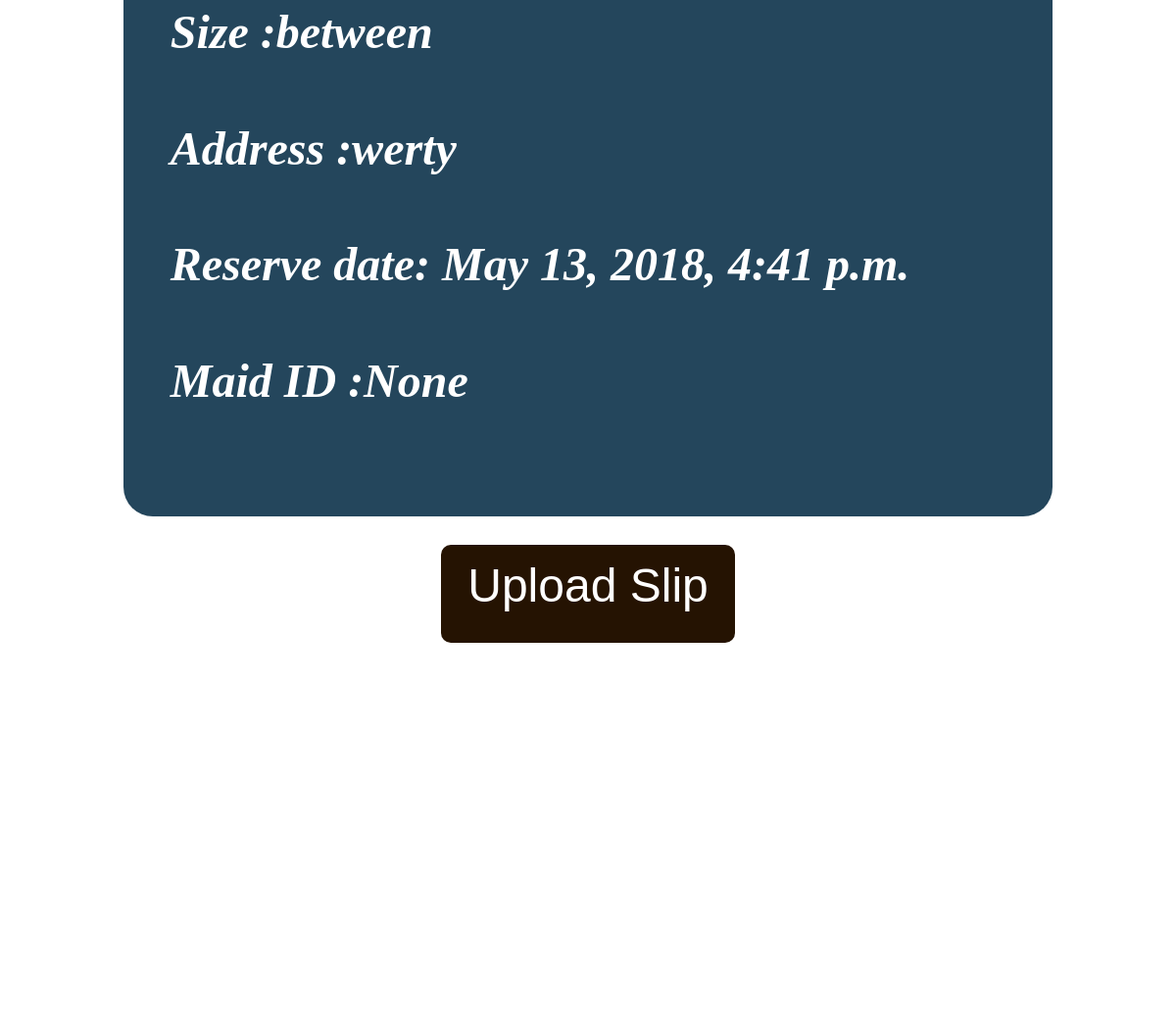
Before: /app/detail_reserve/ (signed in, lower part) with the older database file.
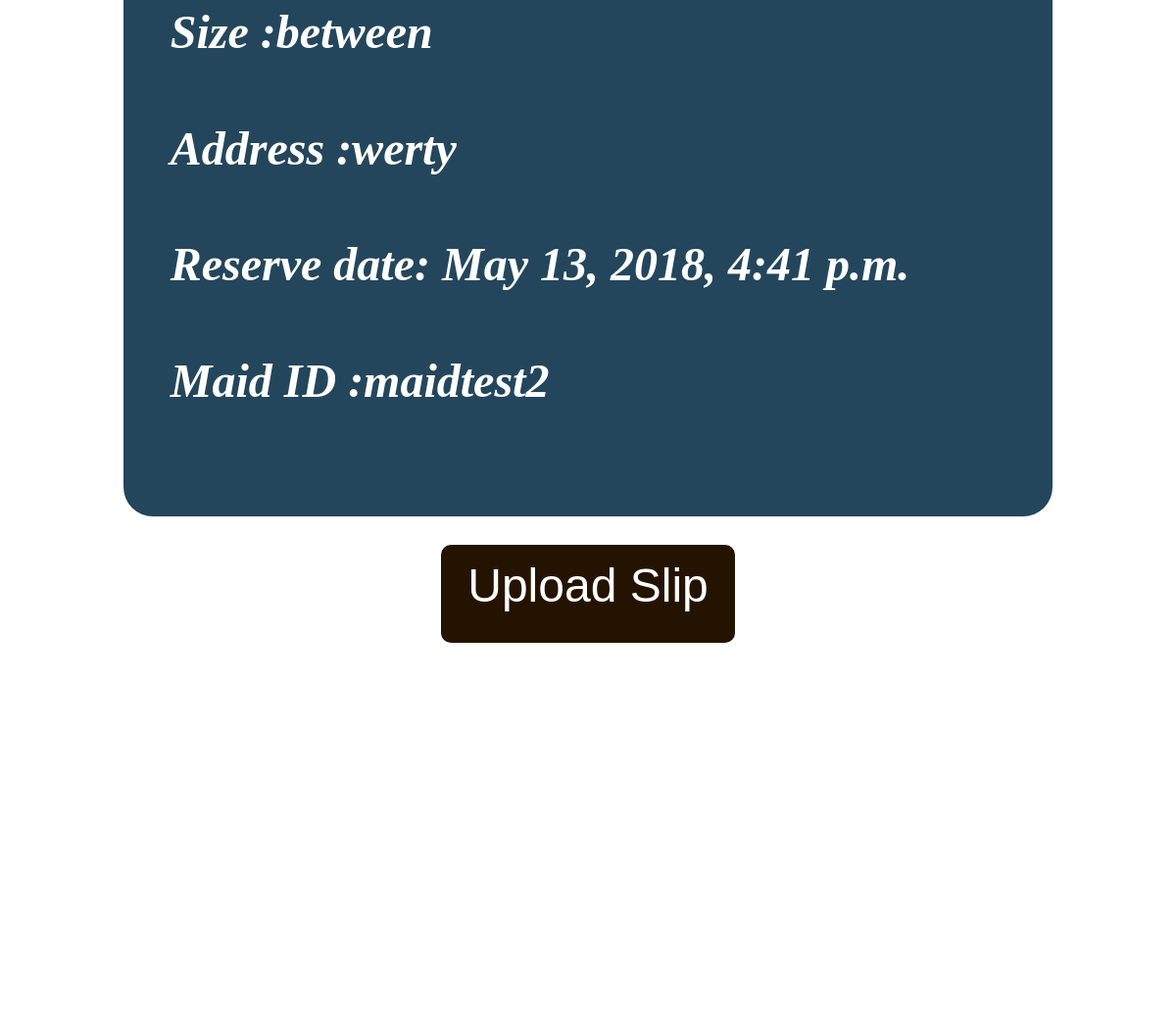
After: the same page with the newer database file.
### customer/models.py (models this page shows, shortened)
class Reserve(models.Model):
	reserve_date = models.DateTimeField(default=timezone.now )
	cost = models.DecimalField(max_digits=15, decimal_places=2, blank=True, null=True)
	typearea = models.CharField(choices=TYPEAREA_CHOICES, max_length=128, null=True)
	size = models.CharField(choices=SIZE_CHOICES, max_length=128, null=True)
	addresswork = models.CharField(max_length=200,null=True)
	datework = models.DateTimeField(default=timezone.now )
	maid_id = models.ForeignKey("Maid", on_delete=models.SET_NULL, blank=True,null=True)
	user = models.OneToOneField(User, on_delete=models.SET_NULL,null=True, blank=True)

class Maid(models.Model):
	user = models.OneToOneField(User,on_delete=models.SET_NULL,null=True, blank=True)
	image_maid = models.ImageField(upload_to='picmaid',null=True,blank=True)
	address = models.CharField(max_length=100,null=True)
	telephone = models.CharField(max_length=10,null=True)
	def __str__(self):
		return self.user.username

### customer/views.py (the view)
# urls.py: path('detail_reserve/', getinfo, name='detail_reserve'),
@login_required
def	getinfo(request,pk=None):
    pk = User.objects.get(username = request.user.username)
    temp = Reserve.objects.filter(user_id=pk.id)
    return render(request, 'detail_reserve.html', {'object_list':temp})

### customer/templates/detail_reserve.html (shortened to what this page needs)
<html>
<head>
      </head>
      <body class="signin-bg">
            <div class="register-content">
{% for temp in object_list %}
<div class="work-text">
<h4>Size :{{temp.size}}</h4>
<h4>Address :{{temp.addresswork}}</h4>
<h4>Reserve date: {{temp.datework}}</h4>
<h4>Maid ID :{{temp.maid_id}}</h4>
</div>
{% endfor %}
<button class="button-content" ><a style="color: white;text-decoration:unset;" href="{% url 'slipform' %}">Upload Slip</a></button>
</div>
</body>
</html>

### customer/templates/detail_reserve.html (style rules this page uses)
input[type=text], select ,button { display: inline-block; border: 1px solid #ccc; border-radius: 4px; box-sizing: border-box; padding: 10px; margin: 5px; }
input[type=password], select ,button { display: inline-block; border: 1px solid #ccc; border-radius: 4px; box-sizing: border-box; padding: 10px; margin: 5px; }
input[type=submit] ,button { width: 100px; background-color: rgb(37, 19, 2); color: white; padding: 14px 20px; margin-left: auto; margin-right: auto; border: none; cursor: pointer; }
.register-content { border-radius: 15px; background-color:rgba(255, 255, 255, 0.87); padding: 50px; margin-left: auto; margin-right: auto; margin-top: 20%; width: 80%; padding-bottom: 30%; }
.signin-bg { background-image: url("../../img/bg.jpg"); background-repeat: no-repeat; background-size: cover; padding-bottom:90%; }
.work-text { color:white; font-size: 4vw; font-style: oblique; padding: 5%; margin-top: 3%; background-color: #24465c; border-radius: 30px; }
.button-content { display: grid; text-align: center; font-size: 4vw; width:300px; height: 100px; border-radius: 10px; margin-top: 3%; }

Changed rows visible on the page:
changed Reserve "between": maid_id "None" → "maidtest2"
